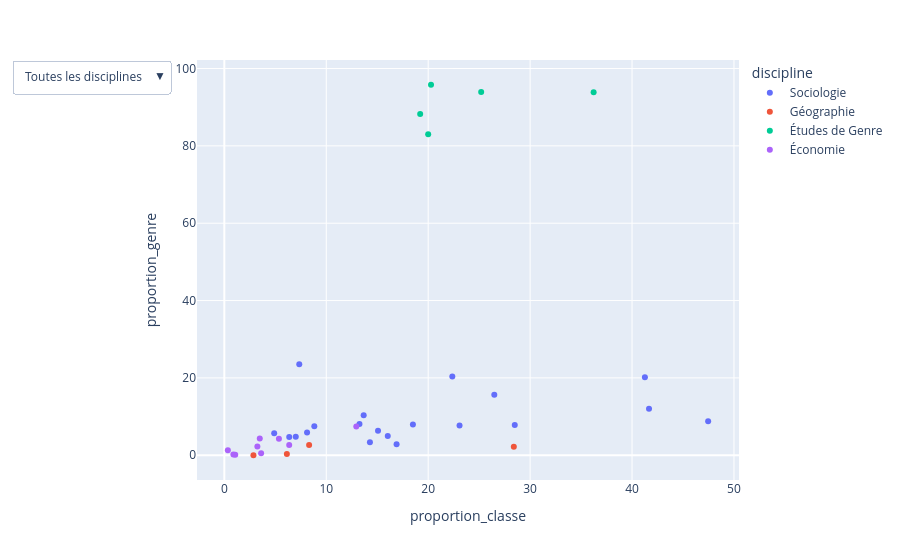

Notebook code cell kept with this figure:
### Markdown cell above
Notons que le graphe a été céé mais n'est pas visible puisque nous n'avons pas encore utilisé la fonction `fig.show()`. La figure sera affichée une fois que nous avons ajouté le menu dérorulant dans les prochaines étapes.

Après avoir créer le graphe initial, nous pouvons utilisé la fonction `update_layout` à nouveau pour ajouter un menu déroulant.\\
C'est l'étape la plus complexe puisque les données de l'objet **Plotly Express** sont imbriquées à plusieurs niveau *sous le capot*, donc nous avons besoin de modifier des attributs à un niveau plus profond qu'à l'habitude pour créer le menu.\\

Une fois qu'on a appelé la fonction `update_layout`:
- nous devons d'abord accéder le paramètre `updatemenus`: c'est une liste de dictionnaires, chaque dictionnaire contient les métadonnées pour plusieurs fonctionnalités.
- la seule fonctionnalité qui nous intéresse est le `dropdown box`, qui est contenue dans le dictionnaire `buttons`.
- la clef `boutton` contient comme valeur, une autre liste de dictionnaires, chaque dictionnaire représente les options disponibles dans le menu déroulant.
- Nous aurons besoin de créer 5 `buttons` — one pour chaque sous-groupe de données — donc notre list `buttons` contiendra 5 dictionnaires.
> the original article is inconsistant
- chacun de ces deux dictionnaires devront contenir 3 paires clef-valeur :
    - la première paire, avec pour clef `args` précisera le type de graphe que nous voulons afficher.
    - la deuxième paire, avec pour clef `label` précisera le titre à afficher à côté du menu déroulant.
    - la troisième paire, avec pour clef `method`, précisera comment modifier la figure (modifications possibles `update`, `restyle`, `animer`, etc...)

Dans l'exemple ci dessous, nous regarderons comment utiliser le menu déroulant pour changer la catégorie de la variable affichée. Puisque nous travaillons avec un graphe à points qui affiche la part des journaux qui parlent de genre et de classe, nous ajouterons un menu déroulant qui permet d'afficher toutes les disciplines ensembles, puis seulement les journaux de sociologie, seulement les journaux de géographie.\\
Pour créer le menu déroulant nous suivant les étapes suivantes :
 - à la clef `label` nous associons pour valeur, le texte à afficher dans le menu déroulant.
 - à la clef `method`, nous associons la valeur `update` puisque nous modifions l'affichange (`layout`) ET les données (`data`).
 - à la clef `args`, nous associons une autre liste de dictionnaires qui spécifiera quelle données seront `visible`(s) (vous trouverez plus d'informations à ce propos plus bas), le titre de la vue (paramètre optionnel), ainsi que les titres pour les axes x et y de cette vue (paramètre optionnel).

Le paramètre `visible` contient une liste, chaque élément de cette liste indiquera si les données à cet index doit être affiché où non. Dans notre exemple, la liste doit contenir 4 éléments puisque nous avons 4 catégories à l'écran. Dans notre cas, le premier boutton doit représenter le graphe tel qu'il sera initiallement présenté à l'utilisateur.ice et doit donc spécifier `[True, True, True, True]` puisque nous souhaitons que toutes les disciplines soient affichées. Cependant, pour les 3 autres vues, nous devons seulement inscrire `True` pour un seul élément puisaue ous souhaitons n'afficher qu'une discipline à la fois.

Passons à la pratique :

### Code cell
# Nous utilisons la fonction .update_layout pour ajouter le menu déroulant
fig.update_layout(
    updatemenus = [dict(
        buttons = [
            # Création de la liste de boutson pour stocker un dictionnaire pour chaque option du menu déroulant.
            dict(
                label = "Toutes les disciplines", # Nom pour ma première vue
                method = "update",
                args = [
                    # Cette vue montre les 4 disciplines
                    {"visible" : [True, True, True, True]},
                    {
                        "title" : "Toutes les disciplines",
                        "xaxis" : {"title" : "Part des articles mentionnant la classe"},
                        "yaxis" : {"title" : "Part des articles mentionnant le genre"}
                    }
                ]
            ),
            dict(
                label = "Géographie", # Nom pour ma deuxième vue
                method = "update",
                args = [
                    # Cette vue montre les seulement la première discipline
                    {"visible" : [True, False, False, False]}, 
                    {
                        "title" : "Géographie",
                        "xaxis" : {"title" : "Part des articles mentionnant la classe"},
                        "yaxis" : {"title" : "Part des articles mentionnant le genre"}
                    }
                ]
            ),
            dict(
                label = "Sociologie", # Nom pour ma troisième vue
                method = "update",
                args = [
                    # Cette vue montre uniquement la deuxième discipline
                    {"visible" : [False, True, False, False]}, 
                    {
                        "title" : "Sociologie",
                        "xaxis" : {"title" : "Part des articles mentionnant la classe"},
                        "yaxis" : {"title" : "Part des articles mentionnant le genre"}
                    }
                ]
            ),
            dict(
                label = "Économie", # Nom pour ma quatrième vue
                method = "update",
                args = [
                    # Cette vue montre la 3è discipline
                    {"visible" : [False, False, True, False]},
                    {
                        "title" : "Économie",
                        "xaxis" : {"title" : "Part des articles mentionnant la classe"},
                        "yaxis" : {"title" : "Part des articles mentionnant le genre"}
                    }
                ]
            ),
            dict(
                label = "Études de Genre", # Nom pour ma cinquième vue
                method = "update",
                args = [
                    # Cette vue montre la 4è discipline
                    {"visible" : [False, False, False, True]},
                    {
                        "title" : "Études de Genre",
                        "xaxis" : {"title" : "Part des articles mentionnant la classe"},
                        "yaxis" : {"title" : "Part des articles mentionnant le genre"}
                    }
                ]
            ),
        ]
    )]
)

fig.show()

### Figure 1 — Plotly figure (JSON) as saved in the notebook; plotly's stock layout.template omitted (floating-point values rounded to 4 significant figures)
{"data": [{"hovertemplate": "discipline=Sociologie<br>proportion_classe=%{x}<br>proportion_genre=%{y}<extra></extra>", "legendgroup": "Sociologie", "marker": {"color": "#636efa", "symbol": "circle"}, "mode": "markers", "name": "Sociologie", "orientation": "v", "showlegend": true, "type": "scatter", "x": [47.47, 26.49, 23.08, 14.29, 4.892, 8.83, 16.03, 7.011, 6.369, 16.9, 28.49, 7.353, 15.08, 41.67, 18.5, 13.67, 8.118, 13.26, 41.26, 22.37], "xaxis": "x", "y": [8.818, 15.68, 7.692, 3.361, 5.675, 7.506, 4.956, 4.797, 4.743, 2.817, 7.796, 23.53, 6.349, 12.04, 7.93, 10.33, 5.904, 8.103, 20.15, 20.39], "yaxis": "y"}, {"hovertemplate": "discipline=Géographie<br>proportion_classe=%{x}<br>proportion_genre=%{y}<extra></extra>", "legendgroup": "Géographie", "marker": {"color": "#EF553B", "symbol": "circle"}, "mode": "markers", "name": "Géographie", "orientation": "v", "showlegend": true, "type": "scatter", "x": [8.318, 28.4, 6.135, 2.857], "xaxis": "x", "y": [2.647, 2.17, 0.3067, 0], "yaxis": "y"}, {"hovertemplate": "discipline=Études de Genre<br>proportion_classe=%{x}<br>proportion_genre=%{y}<extra></extra>", "legendgroup": "Études de Genre", "marker": {"color": "#00cc96", "symbol": "circle"}, "mode": "markers", "name": "Études de Genre", "orientation": "v", "showlegend": true, "type": "scatter", "x": [25.2, 19.21, 20, 20.28, 36.23], "xaxis": "x", "y": [93.9, 88.21, 82.98, 95.8, 93.84], "yaxis": "y"}, {"hovertemplate": "discipline=Économie<br>proportion_classe=%{x}<br>proportion_genre=%{y}<extra></extra>", "legendgroup": "Économie", "marker": {"color": "#ab63fa", "symbol": "circle"}, "mode": "markers", "name": "Économie", "orientation": "v", "showlegend": true, "type": "scatter", "x": [3.608, 12.95, 3.478, 1.07, 0.8869, 3.244, 5.357, 0.3465, 6.366], "xaxis": "x", "y": [0.5155, 7.438, 4.348, 0.1338, 0.2217, 2.257, 4.286, 1.317, 2.659], "yaxis": "y"}], "layout": {"legend": {"title": {"text": "discipline"}, "tracegroupgap": 0}, "margin": {"t": 60}, "updatemenus": [{"buttons": [{"args": [{"visible": [true, true, true, true]}, {"title": "Toutes les disciplines", "xaxis": {"title": "Part des articles mentionnant la classe"}, "yaxis": {"title": "Part des articles mentionnant le genre"}}], "label": "Toutes les disciplines", "method": "update"}, {"args": [{"visible": [true, false, false, false]}, {"title": "Géographie", "xaxis": {"title": "Part des articles mentionnant la classe"}, "yaxis": {"title": "Part des articles mentionnant le genre"}}], "label": "Géographie", "method": "update"}, {"args": [{"visible": [false, true, false, false]}, {"title": "Sociologie", "xaxis": {"title": "Part des articles mentionnant la classe"}, "yaxis": {"title": "Part des articles mentionnant le genre"}}], "label": "Sociologie", "method": "update"}, {"args": [{"visible": [false, false, true, false]}, {"title": "Économie", "xaxis": {"title": "Part des articles mentionnant la classe"}, "yaxis": {"title": "Part des articles mentionnant le genre"}}], "label": "Économie", "method": "update"}, {"args": [{"visible": [false, false, false, true]}, {"title": "Études de Genre", "xaxis": {"title": "Part des articles mentionnant la classe"}, "yaxis": {"title": "Part des articles mentionnant le genre"}}], "label": "Études de Genre", "method": "update"}]}], "xaxis": {"anchor": "y", "domain": [0, 1], "title": {"text": "proportion_classe"}}, "yaxis": {"anchor": "x", "domain": [0, 1], "title": {"text": "proportion_genre"}}}}
